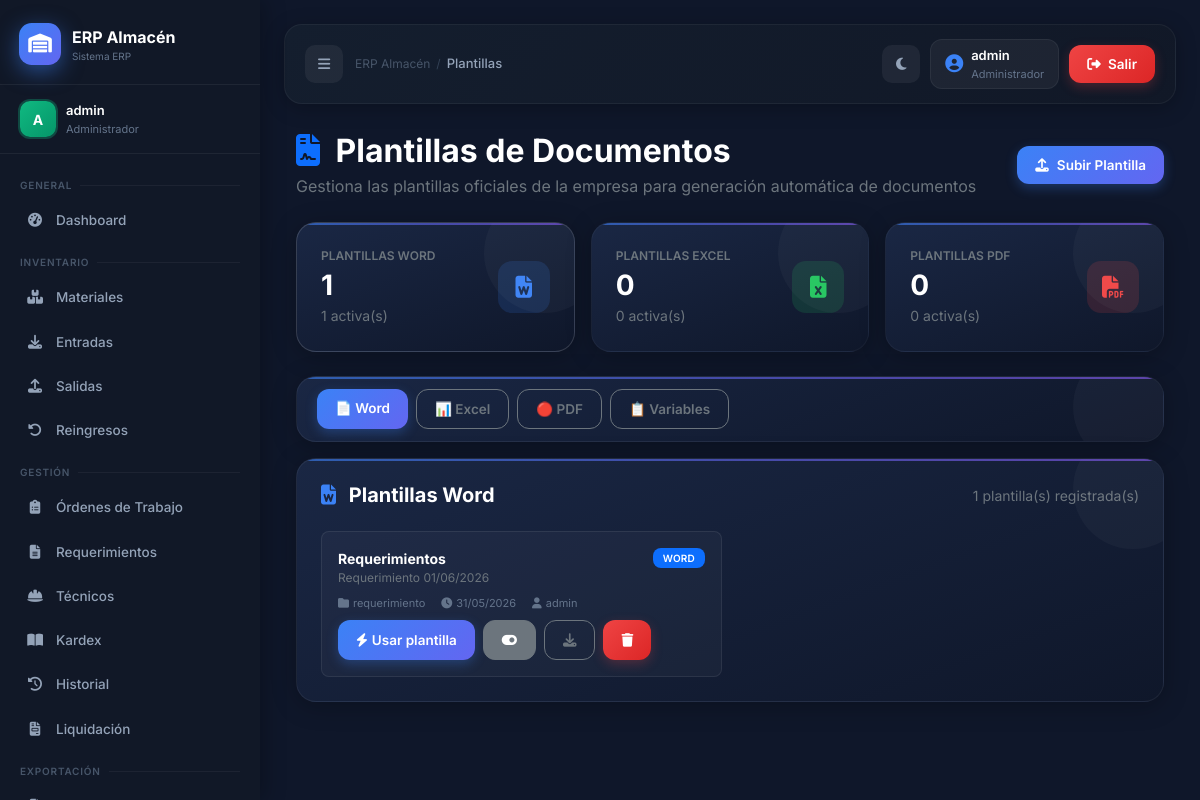
/pages/plantillas.php (signed in), run on the app's committed database.
### tables this page shows
CREATE TABLE `plantillas` (
  `id` int(11) NOT NULL,
  `nombre` varchar(150) NOT NULL,
  `descripcion` text DEFAULT NULL,
  `tipo` enum('word','excel','pdf') NOT NULL,
  `modulo` varchar(50) NOT NULL DEFAULT 'general',
  `archivo` varchar(255) NOT NULL,
  `variables_detectadas` text DEFAULT NULL,
  `activo` tinyint(1) NOT NULL DEFAULT 1,
  `creado_por` varchar(100) NOT NULL,
  `created_at` datetime DEFAULT current_timestamp(),
  `updated_at` datetime DEFAULT current_timestamp() ON UPDATE current_timestamp()
);

### includes/auth.php (called while the page is built, shortened)
<?php
function esAdmin(): bool {
    return ($_SESSION['rol'] ?? '') === 'admin';
}

### pages/plantillas.php (the view, shortened to what this page needs)
<?php
require_once __DIR__ . '/../includes/Conexion.php';
require_once __DIR__ . '/../includes/auth.php';
$tab = $_GET['tab'] ?? 'word';
$plantillas = $conn->query("SELECT * FROM plantillas ORDER BY tipo, nombre ASC");
$todas      = $plantillas->fetch_all(MYSQLI_ASSOC);
$porTipo = ['word'=>[], 'excel'=>[], 'pdf'=>[]];
foreach ($todas as $p) $porTipo[$p['tipo']][] = $p;
require_once __DIR__ . '/../includes/layout.php';
?>
<div class="container-fluid">
    <div class="d-flex justify-content-between align-items-center mb-4 flex-wrap gap-3">
        <div>
            <h2 class="fw-bold mb-1">
                <i class="fa-solid fa-file-contract me-2 text-primary"></i>
                Plantillas de Documentos
            </h2>
            <p class="text-secondary mb-0">
                Gestiona las plantillas oficiales de la empresa para generación automática de documentos
            </p>
        </div>
        <?php if (esAdmin()): ?>
        <button class="btn btn-primary btn-custom" data-bs-toggle="modal" data-bs-target="#modalSubir">
            <i class="fa-solid fa-upload me-2"></i>Subir Plantilla
        </button>
        <?php endif; ?>
    </div>
    <div class="row g-3 mb-4">
        <?php
        $iconos  = ['word'=>'fa-file-word','excel'=>'fa-file-excel','pdf'=>'fa-file-pdf'];
        $colores  = ['word'=>'primary','excel'=>'success','pdf'=>'danger'];
        $etiquetas= ['word'=>'Plantillas Word','excel'=>'Plantillas Excel','pdf'=>'Plantillas PDF'];
        foreach (['word','excel','pdf'] as $t):
            $total   = count($porTipo[$t]);
            $activas = count(array_filter($porTipo[$t], fn($p)=>$p['activo']));
        ?>
        <div class="col-md-4">
            <div class="card-dashboard" style="cursor:pointer;border:1px solid rgba(255,255,255,<?= $tab===$t?'.15':'.04' ?>);"
                 onclick="window.location='plantillas.php?tab=<?= $t ?>'">
                <div class="d-flex justify-content-between align-items-center">
                    <div>
                        <p class="text-secondary mb-1" style="font-size:12px;font-weight:600;text-transform:uppercase;">
                            <?= $etiquetas[$t] ?>
                        </p>
                        <h3 class="fw-bold mb-0"><?= $total ?></h3>
                        <small class="text-secondary"><?= $activas ?> activa(s)</small>
                    </div>
                    <div style="width:52px;height:52px;border-radius:14px;
                         background:rgba(<?= $t==='word'?'59,130,246':($t==='excel'?'34,197,94':'239,68,68') ?>,0.15);
                         display:flex;align-items:center;justify-content:center;font-size:22px;
                         color:<?= $t==='word'?'#3b82f6':($t==='excel'?'#22c55e':'#ef4444') ?>;">
                        <i class="fa-solid <?= $iconos[$t] ?>"></i>
                    </div>
                </div>
            </div>
        </div>
        <?php endforeach; ?>
    </div>
    <div class="card-dashboard mb-3" style="padding:12px 20px;">
        <div class="d-flex gap-2 flex-wrap">
            <?php foreach (['word'=>'📄 Word','excel'=>'📊 Excel','pdf'=>'🔴 PDF','variables'=>'📋 Variables'] as $k=>$label): ?>
            <a href="plantillas.php?tab=<?= $k ?>"
               class="btn btn-sm btn-custom <?= $tab===$k?($k==='variables'?'btn-secondary':'btn-'.$colores[$k]??'btn-primary'):'btn-outline-secondary' ?>">
                <?= $label ?>
            </a>
            <?php endforeach; ?>
        </div>
    </div>
    <?php if (in_array($tab, ['word','excel','pdf'])): ?>
    <div class="card-dashboard">
        <div class="d-flex justify-content-between align-items-center mb-4">
            <h5 class="fw-bold mb-0">
                <i class="fa-solid <?= $iconos[$tab] ?> me-2" style="color:<?= $tab==='word'?'#3b82f6':($tab==='excel'?'#22c55e':'#ef4444') ?>;"></i>
                Plantillas <?= ucfirst($tab) ?>
            </h5>
            <small class="text-secondary"><?= count($porTipo[$tab]) ?> plantilla(s) registrada(s)</small>
        </div>
        <?php if (empty($porTipo[$tab])): ?>
        <div class="text-center py-5">
            <i class="fa-solid <?= $iconos[$tab] ?> fa-3x mb-3 text-secondary" style="opacity:.3;"></i>
            <p class="text-secondary">No hay plantillas <?= ucfirst($tab) ?> cargadas aún.</p>
            <?php if (esAdmin()): ?>
            <button class="btn btn-primary btn-custom mt-2" data-bs-toggle="modal" data-bs-target="#modalSubir"
                    onclick="document.getElementById('sel_tipo').value='<?= $tab ?>'">
                <i class="fa-solid fa-upload me-2"></i>Subir primera plantilla
            </button>
            <?php endif; ?>
        </div>
        <?php else: ?>
        <div class="row g-3">
            <?php foreach ($porTipo[$tab] as $p):
            ?>
            <div class="col-lg-6">
                <div class="p-3 rounded-3" style="background:rgba(255,255,255,0.03);border:1px solid rgba(255,255,255,<?= $p['activo']?'.08':'.03' ?>);">
                    <div class="d-flex justify-content-between align-items-start mb-2">
                        <div>
                            <div class="fw-bold" style="font-size:14px;">
                                <?= htmlspecialchars($p['nombre']) ?>
                            </div>
                            <div class="text-secondary" style="font-size:12px;">
                                <?= htmlspecialchars($p['descripcion'] ?: '—') ?>
                            </div>
                        </div>
                        <span class="badge bg-<?= $colores[$p['tipo']] ?>" style="font-size:10px;">
                            <?= strtoupper($p['tipo']) ?>
                        </span>
                    </div>
                    <div class="d-flex gap-3 mb-2" style="font-size:11px;color:#64748b;">
                        <span><i class="fa-solid fa-folder me-1"></i><?= htmlspecialchars($p['modulo']) ?></span>
                        <span><i class="fa-solid fa-clock me-1"></i><?= date('d/m/Y', strtotime($p['created_at'])) ?></span>
                        <span><i class="fa-solid fa-user me-1"></i><?= htmlspecialchars($p['creado_por']) ?></span>
                    </div>
                    <div class="d-flex gap-2 flex-wrap">
                        <button class="btn btn-sm btn-primary btn-custom"
                                onclick="abrirGenerador(<?= $p['id'] ?>, '<?= htmlspecialchars($p['nombre']) ?>', '<?= $p['tipo'] ?>', '<?= $p['modulo'] ?>')"
                                <?= !$p['activo']?'disabled':'' ?> title="Generar documento">
                            <i class="fa-solid fa-bolt me-1"></i>Usar plantilla
                        </button>
                        <?php if (esAdmin()): ?>
                        <a href="plantillas.php?toggle=<?= $p['id'] ?>&tab=<?= $tab ?>"
                           class="btn btn-sm btn-<?= $p['activo']?'secondary':'success' ?> btn-custom"
                           title="<?= $p['activo']?'Desactivar':'Activar' ?>">
                            <i class="fa-solid fa-toggle-<?= $p['activo']?'on':'off' ?>"></i>
                        </a>
                        <a href="<?= BASE_URL ?>/uploads/plantillas/<?= $p['tipo'] ?>/<?= $p['archivo'] ?>"
                           class="btn btn-sm btn-outline-secondary btn-custom" title="Descargar plantilla original" download>
                            <i class="fa-solid fa-download"></i>
                        </a>
                        <button class="btn btn-sm btn-danger btn-custom"
                                onclick="eliminarPlantilla(<?= $p['id'] ?>, '<?= htmlspecialchars($p['nombre']) ?>')"
                                title="Eliminar">
                            <i class="fa-solid fa-trash"></i>
                        </button>
                        <?php endif; ?>
                    </div>
                </div>
            </div>
            <?php endforeach; ?>
        </div>
        <?php endif; ?>
    </div>
    <?php endif; ?>
</div>
<?php require_once __DIR__ . '/../includes/footer.php'; ?>

### includes/layout.php (style rules this page uses)
* { margin:0; padding:0; box-sizing:border-box; }
body { font-family:'Inter',sans-serif; background:#0f172a; color:white; overflow-x:hidden; }
.card-dashboard { background:linear-gradient(145deg,#1e293b,#0f172a); border:1px solid rgba(255,255,255,0.04); border-radius:22px; padding:24px; box-shadow:0 8px 24px rgba(0,0,0,0.2); transition:transform 0.25s ease, box-shadow 0.25s ease; position:relative; overflow:hidden; }
.card-dashboard::before { content:''; position:absolute; width:120px; height:120px; background:rgba(255,255,255,0.03); border-radius:50%; top:-30px; right:-30px; }
.btn-custom { border-radius:12px; padding:9px 18px; font-weight:600; font-size:13.5px; }
.btn-primary { background:#3b82f6; border-color:#3b82f6; }
.card-dashboard { background:linear-gradient(160deg,#1a2744 0%,#0f172a 100%); border:1px solid rgba(255,255,255,0.06); border-radius:20px; padding:24px; box-shadow:0 4px 24px rgba(0,0,0,0.25); transition:transform 0.25s ease, box-shadow 0.25s ease; position:relative; overflow:hidden; }
.card-dashboard::after { content:''; position:absolute; top:0; left:0; right:0; height:2px; background:linear-gradient(90deg,#3b82f6,#6366f1,#8b5cf6); border-radius:20px 20px 0 0; opacity:0.6; }
.btn-primary { background:linear-gradient(135deg,#3b82f6,#6366f1) !important; border:none !important; box-shadow:0 4px 12px rgba(59,130,246,0.3); transition:all 0.2s !important; }
.btn-danger { background:linear-gradient(135deg,#ef4444,#dc2626) !important; border:none !important; box-shadow:0 4px 12px rgba(239,68,68,0.25); transition:all 0.2s !important; }
.badge { font-weight:600; letter-spacing:0.02em; padding:5px 10px; border-radius:8px; }

### data on the page
plantillas: activo "1", nombre "Requerimientos", descripcion "Requerimiento 01/06/2026", tipo "WORD", modulo "requerimiento", created_at "31/05/2026", creado_por "admin"

### other printed values
APP_NAME "ERP Almacén"
$_SESSION['nombre_completo'] "admin"
$nombres[$paginaActual] "Plantillas"
$etiquetas[$t] "PLANTILLAS WORD"
$total "1"
$etiquetas[$t] "PLANTILLAS EXCEL"
$total "0"
$activas "0"
$etiquetas[$t] "PLANTILLAS PDF"
$label "📄 Word"
$label "📊 Excel"
$label "🔴 PDF"
$label "📋 Variables"
$tab "Word"
count($porTipo[$tab]) "1"
